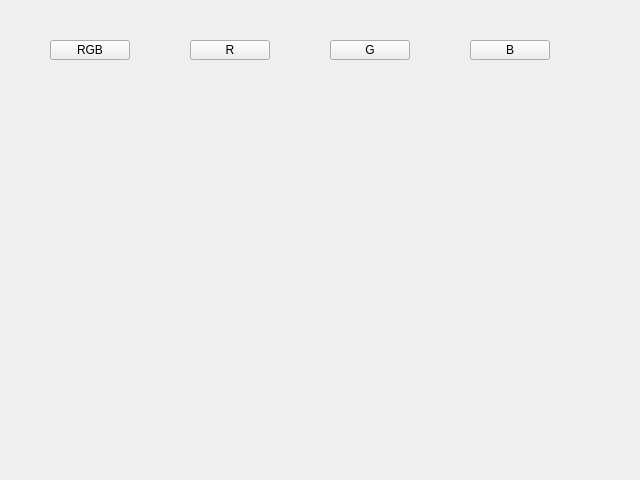
<?xml version="1.0" encoding="UTF-8"?>
<ui version="4.0">
 <class>Form_Hist</class>
 <widget class="QWidget" name="Form_Hist">
  <property name="geometry">
   <rect>
    <x>0</x>
    <y>0</y>
    <width>640</width>
    <height>480</height>
   </rect>
  </property>
  <property name="windowTitle">
   <string>Form</string>
  </property>
  <widget class="QPushButton" name="PB_rgb">
   <property name="geometry">
    <rect>
     <x>50</x>
     <y>40</y>
     <width>80</width>
     <height>20</height>
    </rect>
   </property>
   <property name="text">
    <string>RGB</string>
   </property>
  </widget>
  <widget class="QPushButton" name="PB_r">
   <property name="geometry">
    <rect>
     <x>190</x>
     <y>40</y>
     <width>80</width>
     <height>20</height>
    </rect>
   </property>
   <property name="text">
    <string>R</string>
   </property>
  </widget>
  <widget class="QPushButton" name="PB_g">
   <property name="geometry">
    <rect>
     <x>330</x>
     <y>40</y>
     <width>80</width>
     <height>20</height>
    </rect>
   </property>
   <property name="text">
    <string>G</string>
   </property>
  </widget>
  <widget class="QPushButton" name="PB_b">
   <property name="geometry">
    <rect>
     <x>470</x>
     <y>40</y>
     <width>80</width>
     <height>20</height>
    </rect>
   </property>
   <property name="text">
    <string>B</string>
   </property>
  </widget>
 </widget>
 <resources/>
 <connections/>
</ui>
